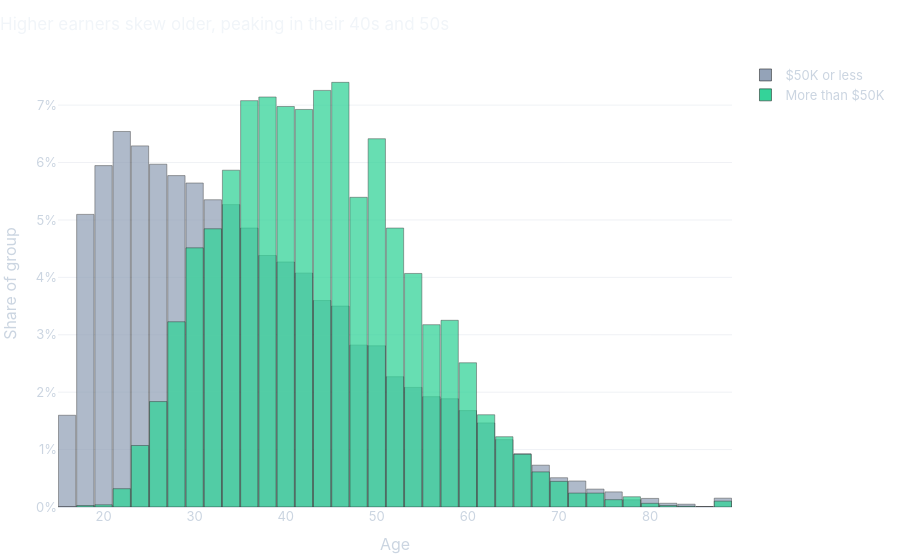

The notebook cell saved with this chart:
### Markdown cell above
About one in four people (24.1%) earns more than $50K. Because of that imbalance, plain accuracy would be misleading: a model that always guessed "no" would be 76% accurate and completely useless. Instead the models are graded with **AUC** (short for ROC AUC). It asks: pick one high earner and one low earner at random, how often does the model rate the high earner higher? 0.5 is a coin flip; 1.0 is perfect.

Before ranking anything, two charts to get a feel for the data.

### Code cell
# count ages into 2-year bins per group, so the chart carries 70 numbers instead of 32,000 rows
bins = np.arange(16, 92, 2)
age_mix = pd.concat([
    pd.DataFrame({"age": bins[:-1], "upper": bins[:-1] + 1, "share": np.histogram(df.loc[y == flag, "age"], bins=bins)[0] / (y == flag).sum(), "Income": label})
    for flag, label in [(0, "$50K or less"), (1, "More than $50K")]
])
age_fig = px.bar(
    age_mix, x="age", y="share", color="Income", barmode="overlay", opacity=0.75, custom_data=["upper"],
    color_discrete_sequence=["#94a3b8", "#34d399"],
    title="Higher earners skew older, peaking in their 40s and 50s",
    labels={"age": "Age", "share": "Share of group"},
)
age_fig.update_traces(hovertemplate="Ages %{x} to %{customdata[0]}: %{y:.1%} of the group<extra></extra>")
age_fig.update_layout(yaxis_tickformat=".0%", legend_title_text="", bargap=0.05)
age_fig.show()

### Figure 1 — Plotly figure (JSON) as saved in the notebook; plotly's stock layout.template omitted (floating-point values rounded to 4 significant figures)
{"data": [{"customdata": [[17], [19], [21], [23], [25], [27], [29], [31], [33], [35], [37], [39], [41], [43], [45], [47], [49], [51], [53], [55], [57], [59], [61], [63], [65], [67], [69], [71], [73], [75], [77], [79], [81], [83], [85], [87], [89]], "hovertemplate": "Ages %{x} to %{customdata[0]}: %{y:.1%} of the group<extra></extra>", "legendgroup": "$50K or less", "marker": {"color": "#94a3b8", "opacity": 0.75, "pattern": {"shape": ""}}, "name": "$50K or less", "orientation": "v", "showlegend": true, "textposition": "auto", "type": "bar", "x": [16, 18, 20, 22, 24, 26, 28, 30, 32, 34, 36, 38, 40, 42, 44, 46, 48, 50, 52, 54, 56, 58, 60, 62, 64, 66, 68, 70, 72, 74, 76, 78, 80, 82, 84, 86, 88], "xaxis": "x", "y": [0.01598, 0.05097, 0.05947, 0.06541, 0.0629, 0.05971, 0.05773, 0.05643, 0.05352, 0.05267, 0.04858, 0.04381, 0.04268, 0.04074, 0.03596, 0.03499, 0.0282, 0.02807, 0.02269, 0.02083, 0.01922, 0.01885, 0.01679, 0.01464, 0.01173, 0.009264, 0.007282, 0.005097, 0.004531, 0.003115, 0.002629, 0.001254, 0.001497, 0.0006472, 0.0004854, 8.091e-05, 0.001537], "yaxis": "y"}, {"customdata": [[17], [19], [21], [23], [25], [27], [29], [31], [33], [35], [37], [39], [41], [43], [45], [47], [49], [51], [53], [55], [57], [59], [61], [63], [65], [67], [69], [71], [73], [75], [77], [79], [81], [83], [85], [87], [89]], "hovertemplate": "Ages %{x} to %{customdata[0]}: %{y:.1%} of the group<extra></extra>", "legendgroup": "More than $50K", "marker": {"color": "#34d399", "opacity": 0.75, "pattern": {"shape": ""}}, "name": "More than $50K", "orientation": "v", "showlegend": true, "textposition": "auto", "type": "bar", "x": [16, 18, 20, 22, 24, 26, 28, 30, 32, 34, 36, 38, 40, 42, 44, 46, 48, 50, 52, 54, 56, 58, 60, 62, 64, 66, 68, 70, 72, 74, 76, 78, 80, 82, 84, 86, 88], "xaxis": "x", "y": [0.0, 0.0002551, 0.0003826, 0.003188, 0.01071, 0.01837, 0.03227, 0.04515, 0.04846, 0.05867, 0.07078, 0.07142, 0.06976, 0.06925, 0.07257, 0.07397, 0.05395, 0.06415, 0.04859, 0.04068, 0.03176, 0.03252, 0.02512, 0.01607, 0.01224, 0.009183, 0.006122, 0.004464, 0.002423, 0.002423, 0.001275, 0.001785, 0.0006377, 0.0002551, 0.0001275, 0.0, 0.00102], "yaxis": "y"}], "layout": {"bargap": 0.05, "barmode": "overlay", "legend": {"title": {"text": ""}, "tracegroupgap": 0}, "title": {"text": "Higher earners skew older, peaking in their 40s and 50s"}, "xaxis": {"anchor": "y", "domain": [0.0, 1.0], "title": {"text": "Age"}}, "yaxis": {"anchor": "x", "domain": [0.0, 1.0], "tickformat": ".0%", "title": {"text": "Share of group"}}}}
